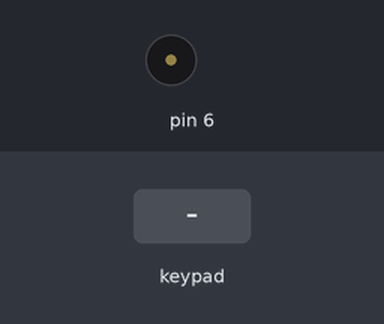
The sketch below on a simulated Arduino Uno, built with avr-gcc and run on an emulated ATmega328P. Parts: buzzer (waves = sounding). Inputs (shaded band) come from the test bench. What the sketch prints to the serial monitor is not drawn.

Above: at 1.2 s.
1.3 s: keypad keys 1 2 3 4 pressed 0.4 s apart
At 2.6 s:
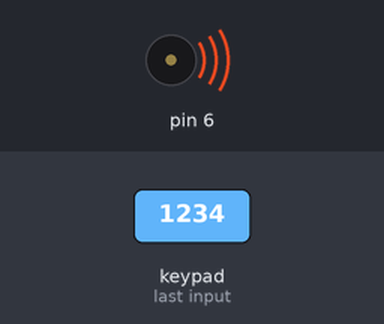
4.7 s: keypad keys 7 8 9 1 0 pressed 0.4 s apart
Timing chart, 0 to 7.7 s (numbered marks = the images above; inputs shaded):
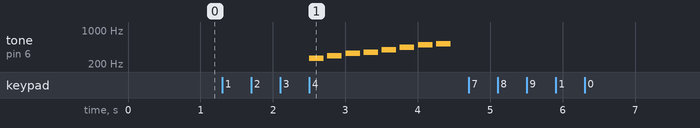

Measured:
- after the input at 1.3 s, tone on pin 6: plays 262 Hz for 0.20 s, 294 Hz for 0.20 s, 330 Hz for 0.20 s, 349 Hz for 0.20 s, 392 Hz for 0.20 s, 440 Hz for 0.20 s … (8 notes in this stretch), starting after 1.2 s
- after the input at 4.7 s, every drawn part: stays the same

The sketch:

Zadatak4.2.ino
```cpp
#include <Keypad.h>

const byte ROWS = 4;
const byte COLS = 3;

char hexaKeys[ROWS][COLS] = {
  {'1','2','3'},
  {'4','5','6'},
  {'7','8','9'},
  {'*','0','#'}
};

byte rowPins[ROWS] = {7, 8, 9, 10};
byte colPins[COLS] = {13, 11, 12};

Keypad customKeypad = Keypad(makeKeymap(hexaKeys), rowPins, colPins, ROWS, COLS);

char pin[4] = {'1', '2', '3', '4'};
char unos[4];
int brojZnamenki = 0;

int melodija[] = {262, 294, 330, 349, 392, 440, 494, 523};

void setup() {
  Serial.begin(9600);
  customKeypad.setHoldTime(1000);
  Serial.println("Upisi PIN:");
}

void loop() {
  char key = customKeypad.getKey();

  if (customKeypad.getState() == HOLD && brojZnamenki > 0) {
    brojZnamenki = 0;
    Serial.println();
    Serial.println("Reset unosa. Upisi PIN:");
  }

  if (key) {
    unos[brojZnamenki] = key;
    brojZnamenki++;
    Serial.print('*');

    if (brojZnamenki == 4) {
      Serial.println();

      bool tocan = true;
      for (int i = 0; i < 4; i++) {
        if (unos[i] != pin[i]) {
          tocan = false;
        }
      }

      if (tocan) {
        Serial.println("PIN tocan - sef otkljucan");
        otkljucaj();
      } else {
        Serial.println("PIN kriv");
      }

      brojZnamenki = 0;
      Serial.println("Upisi PIN:");
    }
  }
}

void otkljucaj() {
  pinMode(13, OUTPUT);
  digitalWrite(13, HIGH);

  for (int i = 0; i < 8; i++) {
    tone(6, melodija[i], 200);
    delay(250);
  }
  noTone(6);

  digitalWrite(13, LOW);
  pinMode(13, INPUT_PULLUP);
}
```
